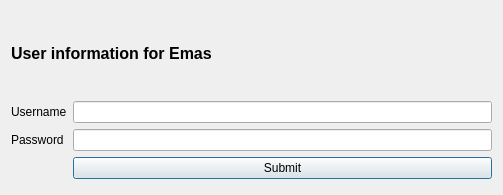
<?xml version="1.0" encoding="UTF-8"?>
<ui version="4.0">
 <class>Dialog</class>
 <widget class="QDialog" name="Dialog">
  <property name="geometry">
   <rect>
    <x>0</x>
    <y>0</y>
    <width>503</width>
    <height>195</height>
   </rect>
  </property>
  <property name="windowTitle">
   <string>Dialog</string>
  </property>
  <layout class="QVBoxLayout" name="verticalLayout_2">
   <item>
    <layout class="QVBoxLayout" name="verticalLayout">
     <item>
      <widget class="QLabel" name="label_3">
       <property name="font">
        <font>
         <family>MS Sans Serif</family>
         <pointsize>12</pointsize>
         <weight>75</weight>
         <bold>true</bold>
        </font>
       </property>
       <property name="text">
        <string>User information for Emas</string>
       </property>
      </widget>
     </item>
     <item>
      <layout class="QFormLayout" name="formLayout">
       <item row="0" column="0">
        <widget class="QLabel" name="label">
         <property name="text">
          <string>Username</string>
         </property>
        </widget>
       </item>
       <item row="0" column="1">
        <widget class="QLineEdit" name="unameEdit"/>
       </item>
       <item row="1" column="0">
        <widget class="QLabel" name="label_2">
         <property name="text">
          <string>Password</string>
         </property>
        </widget>
       </item>
       <item row="1" column="1">
        <widget class="QLineEdit" name="pwordEdit">
         <property name="echoMode">
          <enum>QLineEdit::Password</enum>
         </property>
        </widget>
       </item>
       <item row="2" column="1">
        <widget class="QPushButton" name="submitBtn">
         <property name="text">
          <string>Submit</string>
         </property>
        </widget>
       </item>
      </layout>
     </item>
    </layout>
   </item>
  </layout>
 </widget>
 <resources/>
 <connections/>
</ui>
